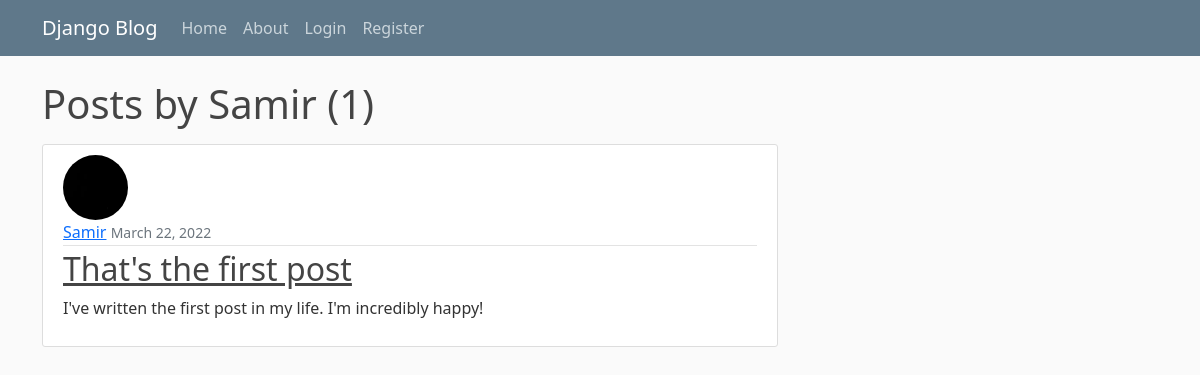
The page /blog/user/Samir on the database its author committed.
### blog/models.py (models this page shows, shortened)
class Post(models.Model):
    title = models.CharField(max_length=100)
    content = models.TextField()
    date_posted = models.DateTimeField(default=timezone.now)
    author = models.ForeignKey(User, on_delete=models.CASCADE)

### users/models.py (models this page shows, shortened)
class Profile(models.Model):
    user = models.OneToOneField(User, on_delete=models.CASCADE)
    image = models.ImageField(default='default.jpg', upload_to='profile_pics')

### blog/views.py (the view)
# urls.py: path('user/<str:username>', UserPostListView.as_view(), name='user-posts'),
class UserPostListView(ListView):
    model = Post
    template_name = 'blog/user_posts.html'
    context_object_name = 'posts'
    paginate_by = 5
    def get_queryset(self):
        user = get_object_or_404(User, username=self.kwargs.get('username'))
        return Post.objects.filter(author=user).order_by('-date_posted')

### blog/Templates/Blog/user_posts.html (shortened to what this page needs)
{% extends "blog/base.html" %}
{%  block content %}
    <h1 class="mb-3">Posts by {{ view.kwargs.username }} ({{ page_obj.paginator.count }})</h1>
    {% for post in posts %}
        <article class="media content-section">
            <img src="{{ post.author.profile.image.url }}" class="rounded-circle article-img">
          <div class="media-body">
            <div class="article-metadata">
              <a class="mr-2" href="{% url 'user-posts' post.author.username %}">{{ post.author }}</a>
              <small class="text-muted">{{ post.date_posted|date:"F d, Y" }}</small>
            </div>
            <h2><a class="article-title" href="{% url 'post-detail' post.id %}">{{ post.title }}</a></h2>
            <p class="article-content">{{ post.content }}</p>
          </div>
        </article>
    {% endfor %}
{% endblock content %}

### blog/Static/Blog/main.css (style rules this page uses)
body { background: #fafafa; color: #333333; margin-top: 5rem; }
h1, h2, h3, h4, h5, h6 { color: #444444; }
.content-section { background: #ffffff; padding: 10px 20px; border: 1px solid #dddddd; border-radius: 3px; margin-bottom: 20px; }
.article-title { color: #444444; }
.article-content { white-space: pre-line; }
.article-img { height: 65px; width: 65px; margin-right: 16px; }
.article-metadata { padding-bottom: 1px; margin-bottom: 4px; border-bottom: 1px solid #e3e3e3 }

### rows shown on the page
Post: author.profile.image (picture), author "Samir", date_posted "March 22, 2022", title "That's the first post", content "I've written the first post in my life. I'm incredibly happy!"

### other values the page prints
{{ view.kwargs.username }} "Samir"
{{ page_obj.paginator.count }} "1"
